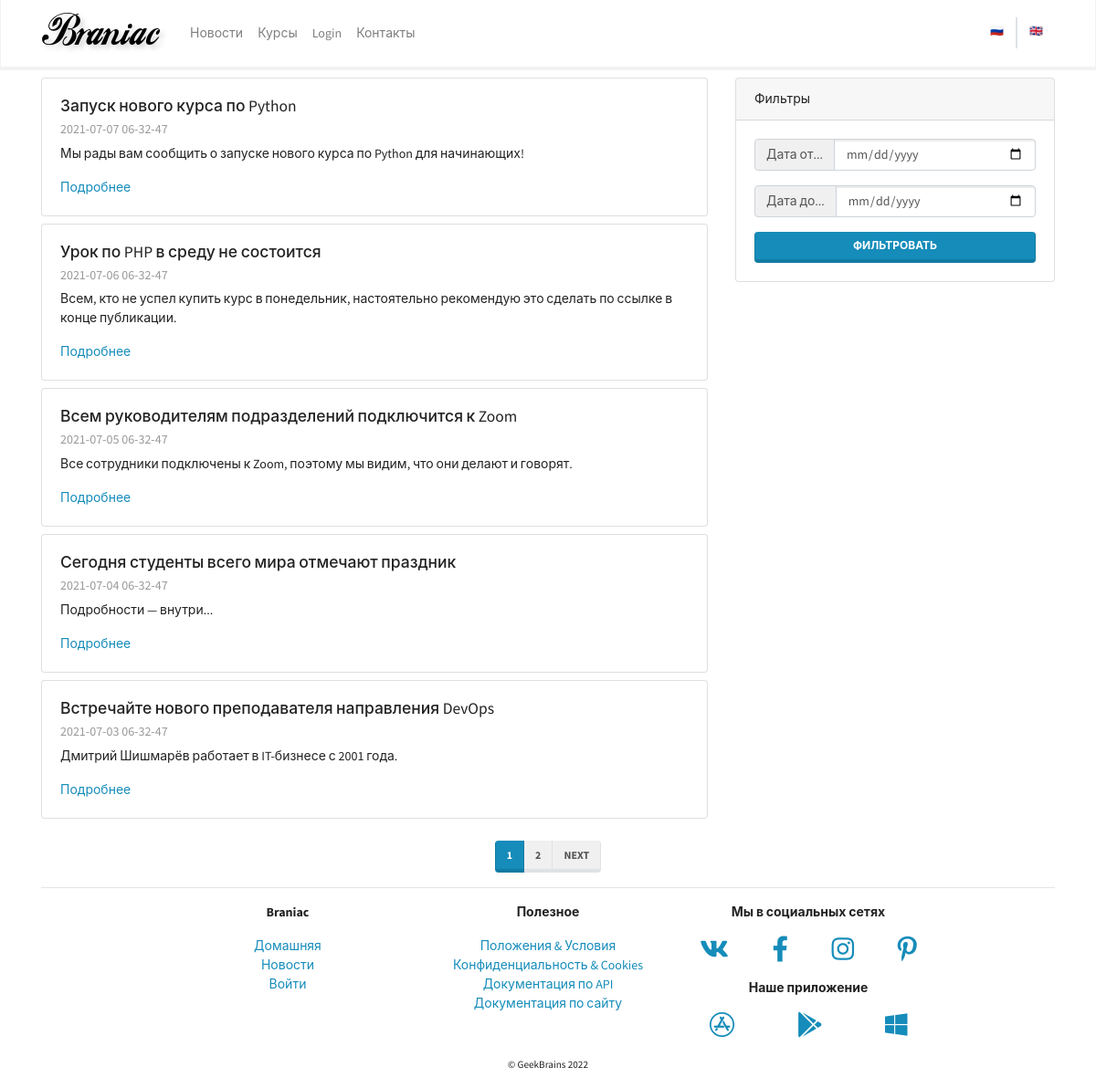
The page /mainapp/news/ on the database its author committed.
### mainapp/models.py (models this page shows, shortened)
class News(models.Model):       # Описываем модель хранения в БД новостей\
    objects = ObjectManager()
    title = models.CharField(max_length=256, verbose_name="Title")  # Заголовок новости
    preambule = models.CharField(max_length=1024, verbose_name="Preambule")  # Краткое описание новости
    body = models.TextField(blank=True, null=True, verbose_name="Body")  # Тело новости
    body_as_markdown = models.BooleanField(default=False, verbose_name="As markdown")
    created = models.DateTimeField(auto_now_add=True, verbose_name="Created", editable=False)
    updated = models.DateTimeField(auto_now=True, verbose_name="Edited", editable=False)
    deleted = models.BooleanField(default=False)        # Отметка об удалении
    class Meta:
        verbose_name = _('News')
        verbose_name_plural = _('News')
        ordering = ('-created',)

### mainapp/views.py (the view)
# urls.py: path('news/', cache_page(60 * 2)(views.NewsListView.as_view()), name='news'),
class NewsListView(ListView):
    model = mainapp_models.News
    paginate_by = 5
    def get_queryset(self):
        return super().get_queryset().filter(deleted=False)

### mainapp/context_processors/example.py (called while the page is built)
def simple_context_processor(request):
    return {'foo': 'bar'}

### mainapp/models.py (called while the page is built)
    def get_queryset(self):
        return super().get_queryset().filter(deleted=False)

### mainapp/templates/mainapp/news_list.html (shortened to what this page needs)
{% extends 'base.html' %}
{% block content %}
<div class="row">
    <div class="col-lg-8">
        {% for item in object_list %}
        <div class="card my-2">
            <div class="card-body"><h5 class="card-title">{{ item.title }}</h5> <h6
                    class="card-subtitle mb-2 text-muted"> {{ item.created|date:"Y-m-d h-i-s" }} </h6>
                <p class="card-text">{{ item.preambule }}</p>
                <div class="row">
                    <div class="col"><a href="{% url 'mainapp:news_detail' pk=item.pk %}"
                                        class="card-link">Подробнее</a></div>
                </div>
            </div>
        </div>
        {% endfor %}
    </div>
    <div class="col-lg-4">
        <div class="card my-2 sticky-top">
            <div class="card-header"> Фильтры</div>
            <div class="card-body">
                <form action="">
                    <div class="input-group mb-3">
                        <div class="input-group-prepend"><span class="input-group-text"
                                                               id="basic-addon1">Дата от...</span></div>
                        <input type="date" class="form-control" name="dateFrom"></div>
                    <div class="input-group mb-3">
                        <div class="input-group-prepend">
                            <span class="input-group-text" id="basic-addon1">Дата до...</span></div>
                        <input type="date" class="form-control" name="dateTo">
                    </div>
                    <button type="submit" class="btn btn-primary btn-block">Фильтровать</button>
                </form>
            </div>
        </div>
    </div>
</div>
<div class="row justify-content-center align-items-center mt-3 mb-n3">
    <nav aria-label="Page navigation example">
        <ul class="pagination">
            {% for item in page_obj.paginator.page_range %}
            <li class="page-item {% if item == page_obj.number %}active{% endif %}">
                <a class="page-link" href="?page={{ item }}">{{ item }}</a>
            </li>
            {% endfor %}
            {% if page_obj.has_next %}
            <li class="page-item">
                <a class="page-link" href="?page={{ page_obj.next_page_number }}">Next</a>
            </li>
            {% endif %}
        </ul>
    </nav>
</div>
{% endblock content %}

### rows shown on the page
News: title "Запуск нового курса по Python", created "2021-07-07 06-32-47", preambule "Мы рады вам сообщить о запуске нового курса по Python для начинающих!"
News: title "Урок по PHP в среду не состоится", created "2021-07-06 06-32-47", preambule "Всем, кто не успел купить курс в понедельник, настоятельно рекомендую это сделать по ссылке в конце публикации."
News: title "Всем руководителям подразделений подключится к Zoom", created "2021-07-05 06-32-47", preambule "Все сотрудники подключены к Zoom, поэтому мы видим, что они делают и говорят."
News: title "Сегодня студенты всего мира отмечают праздник", created "2021-07-04 06-32-47", preambule "Подробности — внутри..."
News: title "Встречайте нового преподавателя направления DevOps", created "2021-07-03 06-32-47", preambule "Дмитрий Шишмарёв работает в IT-бизнесе с 2001 года."

### other values the page prints
{{ item }} "1" "2"
